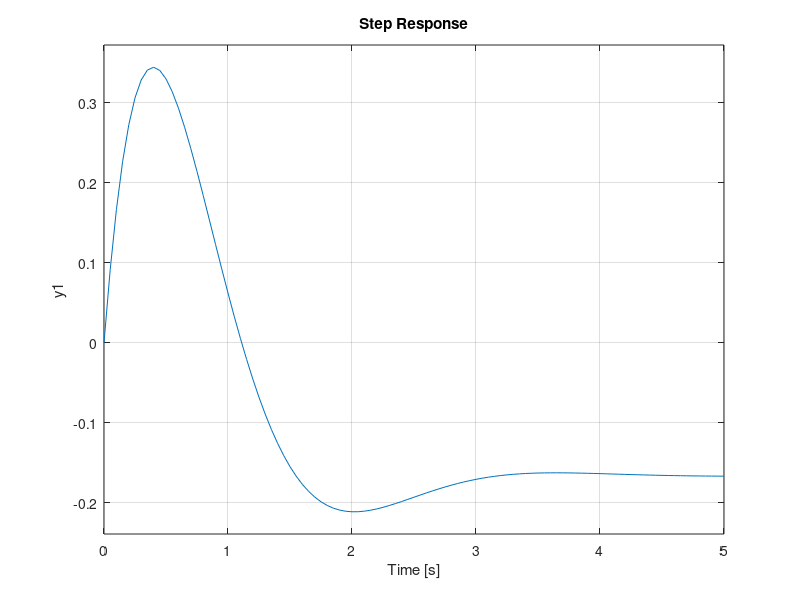

MATLAB code for this plot:
% Ejercicio Sugerido 1.4 
% Entrada Salida fase no mínima
clear;close all; clc
p=1;
NUM=[(1+p) -p];
DEN=[1 3 6];
Gs=tf(NUM, DEN)
% rlocus(Gs)
% polos de GS p1=-1.5 + 1.94i, p2=-1.5 - 1.94i ceros en Z1=1/2
GsLC=feedback(Gs,1)
% rlocus(GsLC)
% polos de GS p1=-3.62, p2=-1.38 ceros en Z1=1/2
T1=1/2;   %cero
T2=1/5;   %polo
alfa=T2/T1;
Kc=1;
C=tf(Kc*[1 1/T1], [1 1/T2]);
%rlocus(C*Gs)
step(Gs)